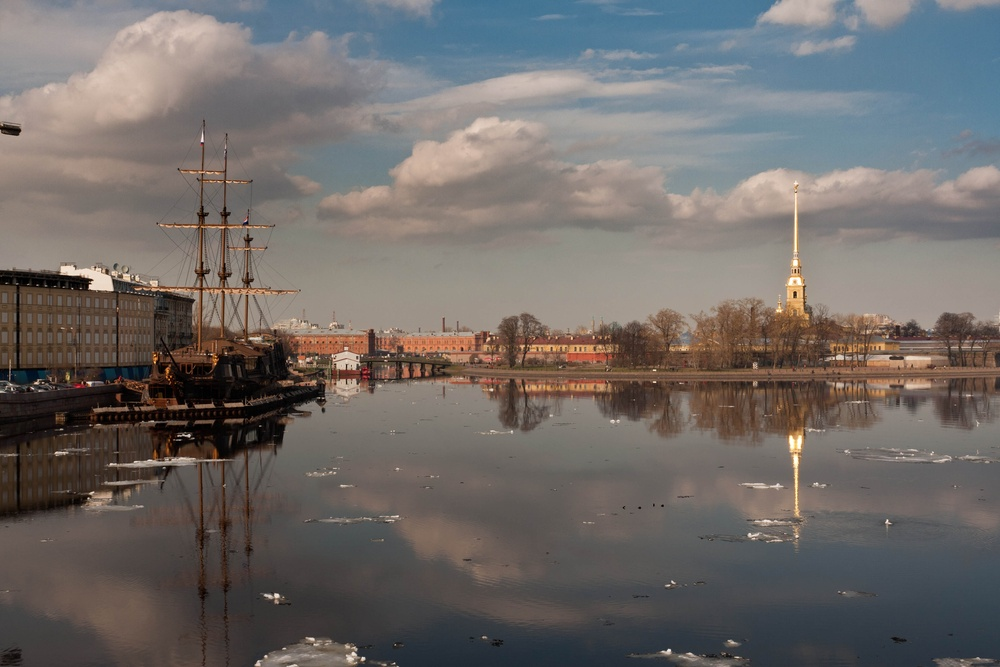
#> input picture resources/images/boat1.jpg, 1000 x 667 px, shrunk from 3888 x 2592 before the run
$ jupyter execute Stitching.ipynb
#> lines starting #> are read from the running program, lines starting #| are printed output that depends on the picture; after the words box and inside, x2 and y2 are one past the last pixel; in counts of white or black regions, pixels touching at a corner belong together
## Panorama Stitching

[cell 1]
import cv2 # Important Library
import matplotlib.pyplot as plt # For showing the image
import numpy as np # Used to manipulate image as arrays

We load our input images.
- Use i/p images that are reliable dataset while prototyping

[cell 2]
img1 = cv2.imread("./resources/images/boat1.jpg", 0)
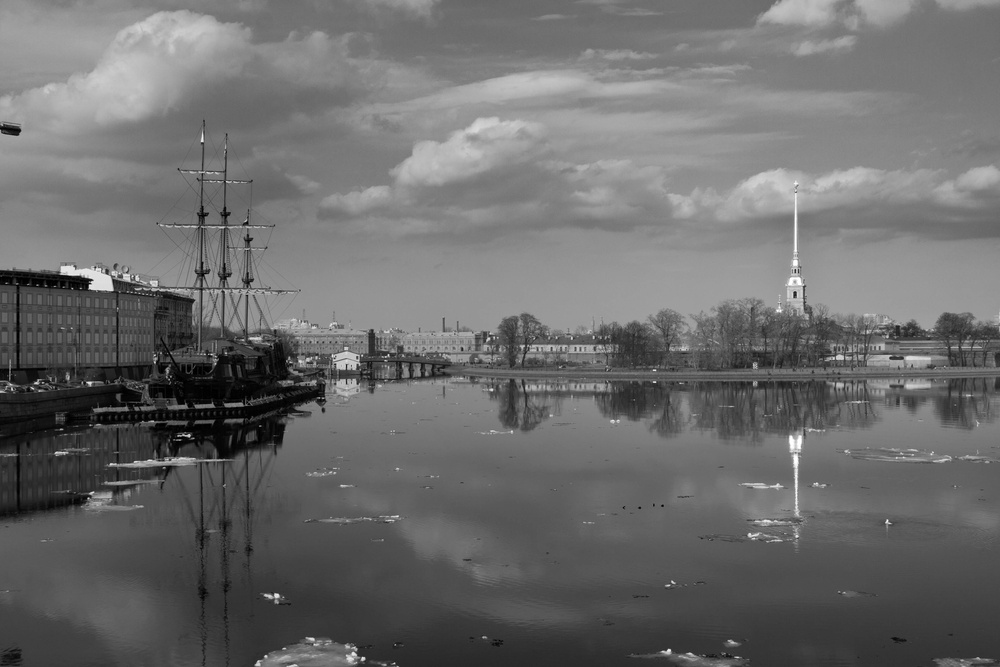
#> img1: shape (667, 1000); min 0, max 255, mean 107.8
img2 = cv2.imread("./resources/images/boat2.jpg", 0)
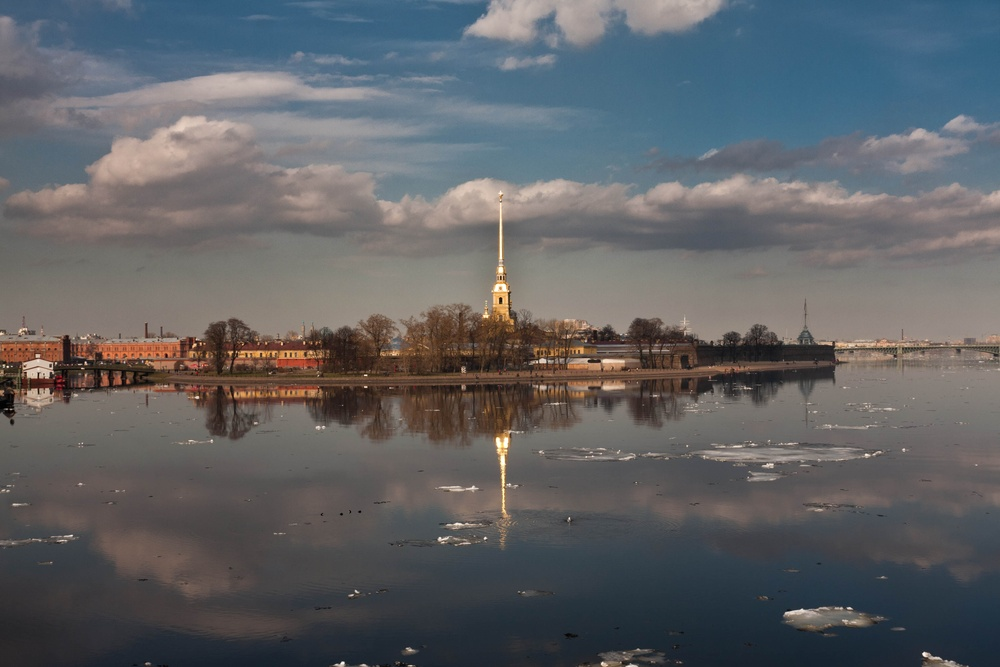
#> input picture resources/images/boat2.jpg, 1000 x 667 px, shrunk from 3888 x 2592 before the run
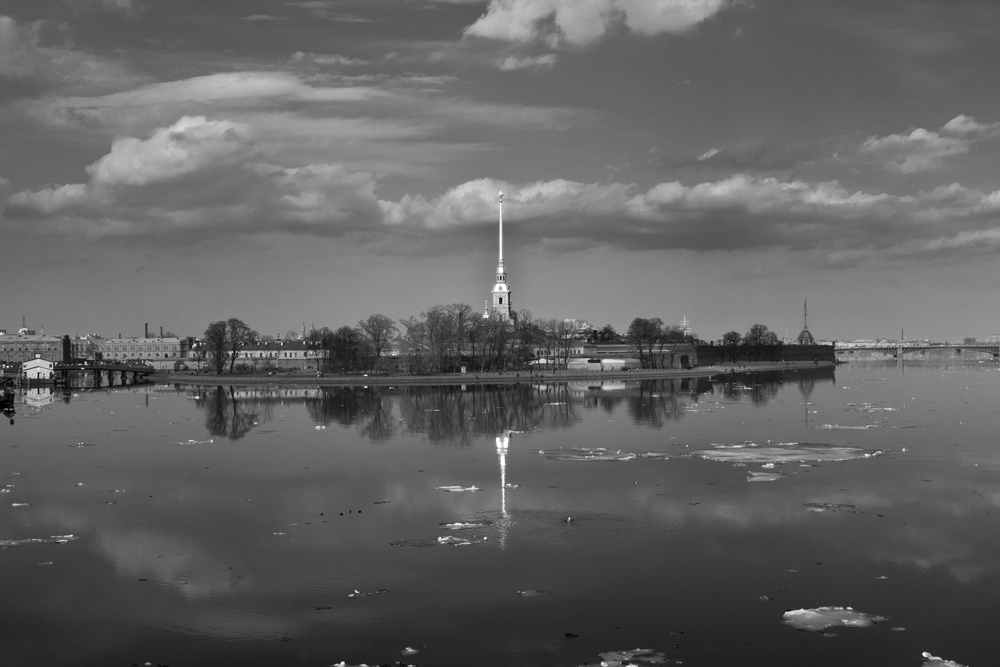
#> img2: shape (667, 1000); min 0, max 255, mean 97.9

[cell 3]
plt.imshow(img1, cmap = "gray")

[cell 4]
plt.imshow(img2, cmap = "gray")

Detect keypoints or features in the image. There are various algos SIFT, SURF (non-free)

[cell 5]
sift = cv2.xfeatures2d.SIFT_create()

Get keypoints and keypoint descriptors

[cell 6]
kp1, des1 = sift.detectAndCompute(img1, None)
#> kp1 = 1821 keypoints; strongest (x, y, size): (189, 435, 2.3), (363, 659, 2.7), (277, 595, 3.3), (90, 383, 3.2)

[cell 7]
kp2, des2 = sift.detectAndCompute(img2, None)
#> kp2 = 1294 keypoints; strongest (x, y, size): (924, 654, 3.2), (343, 663, 2.4), (500, 299, 2.7), (197, 397, 2.2)

[cell 8]
kp_img1 = np.zeros([img1.shape[0], img1.shape[1], 3], dtype=np.uint8)

[cell 9]
cv2.drawKeypoints(img1, kp1, kp_img1, color=(0, 255, 0), flags=0)
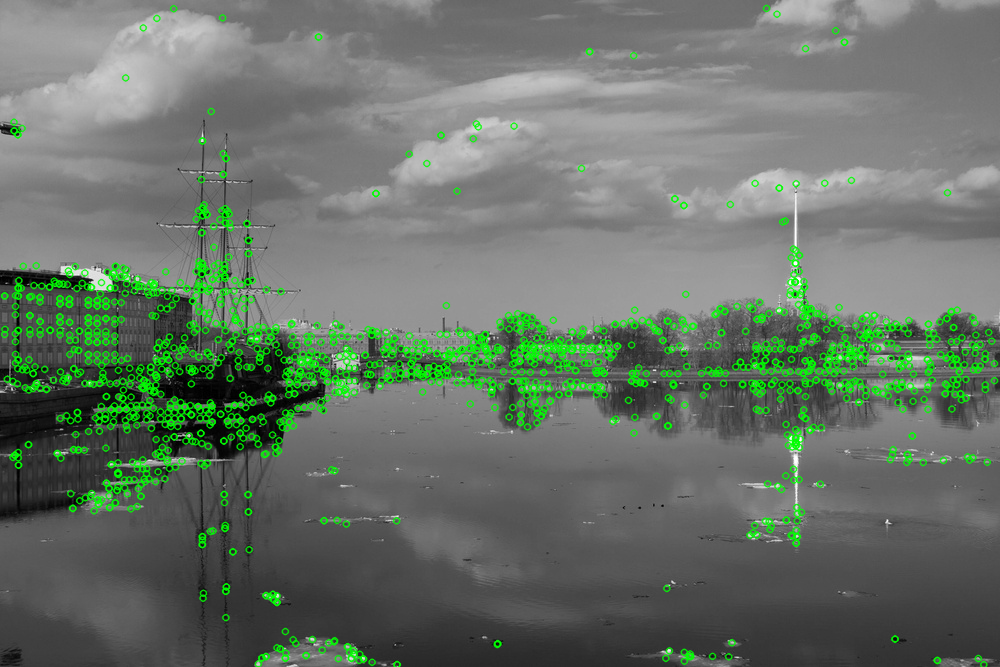
#> kp_img1: shape (667, 1000, 3); mean of channels 0, 1, 2 103.6, 115.6, 103.6; drawn as B, G, R

[cell 10]
plt.imshow(kp_img1)

[cell 11]
kp_img2 = np.zeros([img2.shape[0], img2.shape[1], 3], dtype=np.uint8)

[cell 12]
cv2.drawKeypoints(img2, kp2, kp_img2)
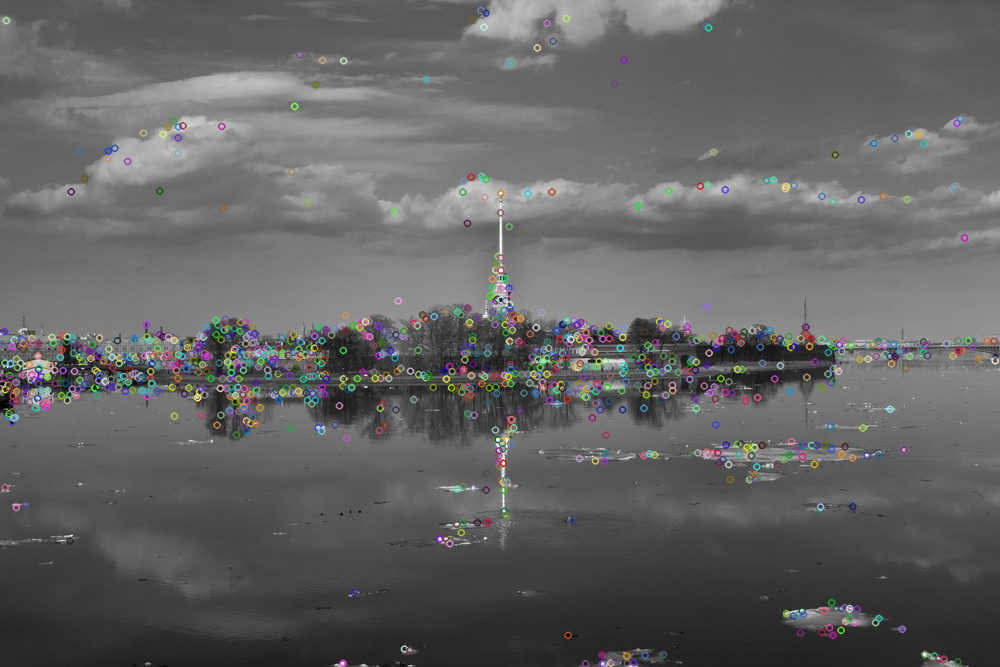
#> kp_img2: shape (667, 1000, 3); mean of channels 0, 1, 2 98.9, 99, 99; drawn as B, G, R

[cell 13]
plt.imshow(kp_img2)

We match between keypoints or features with their descriptors
- using FLANN matcher here, there exist a BF-Matcher

[cell 14]
FLANN_INDEX_KDTREE = 0
index_params = dict(algorithm = FLANN_INDEX_KDTREE, trees=5)
search_params = dict(checks = 50)

[cell 15]
flann = cv2.FlannBasedMatcher(index_params, search_params)

[cell 16]
matches = flann.knnMatch(des1, des2,k=2)
#> matches = 1821 matches

Find good matches (D.Lowe Paper).

[cell 17]
good = []
for m, n in matches:
    if m.distance < 0.7 * n.distance:
        good.append(m)
#> after the loop, good = 538 matches

[cell 18]
MIN_MATCH_COUNT = 10
if len(good) > MIN_MATCH_COUNT: # threshold the number of matches needed to find H matrix
    src_pts = np.float32([kp2[m.trainIdx].pt for m in good]).reshape(-1, 1, 2) # create points to map from
#> src_pts = 538 rows, first 8: [797.7, 614.5], [797.7, 614.5], [22.87, 348.9], [22.87, 348.9], [9.87, 378.6], [11.5, 384.5], [11.8, 421.9], [16.79, 367]
    dst_pts = np.float32([kp1[m.queryIdx].pt for m in good]).reshape(-1, 1, 2) # create points to map to
#> dst_pts = 538 rows, first 8: [226.9, 420.7], [226.9, 420.7], [307.5, 341.9], [320.3, 341.8], [321.6, 369.6], [322.9, 375], [323.1, 410], [325.9, 359.1]
    M, mask = cv2.findHomography(src_pts, dst_pts, cv2.RANSAC, 5.0) # find homography matrix H that will map src->dst
#> M = [[0.807, -0.000742, 314.2], [-0.0629, 0.936, 16.19], [-0.000199, 8.46e-06, 1]]; mask = 538 values, max 1 at index 4, min 0 at index 0, mean 0.963
    matchesMask = mask.ravel().tolist()
#> matchesMask has the same summary as mask
    h, w = img2.shape
#> h = 667; w = 1000
    pts = np.float32([[0, 0], [0, h-1], [w-1, h-1], [w-1, 0]]).reshape(-1, 1, 2)
#> pts = [[0, 0], [0, 666], [999, 666], [999, 0]]
    dst = cv2.perspectiveTransform(pts, M) # apply homography matrix to perform the transform
#> dst = [[314.2, 16.19], [311.9, 636.1], [1387.4, 714.5], [1397.7, -58.15]]
    img2 = cv2.polylines(img2, [np.int32(dst)], True, 255, 3, cv2.LINE_AA)
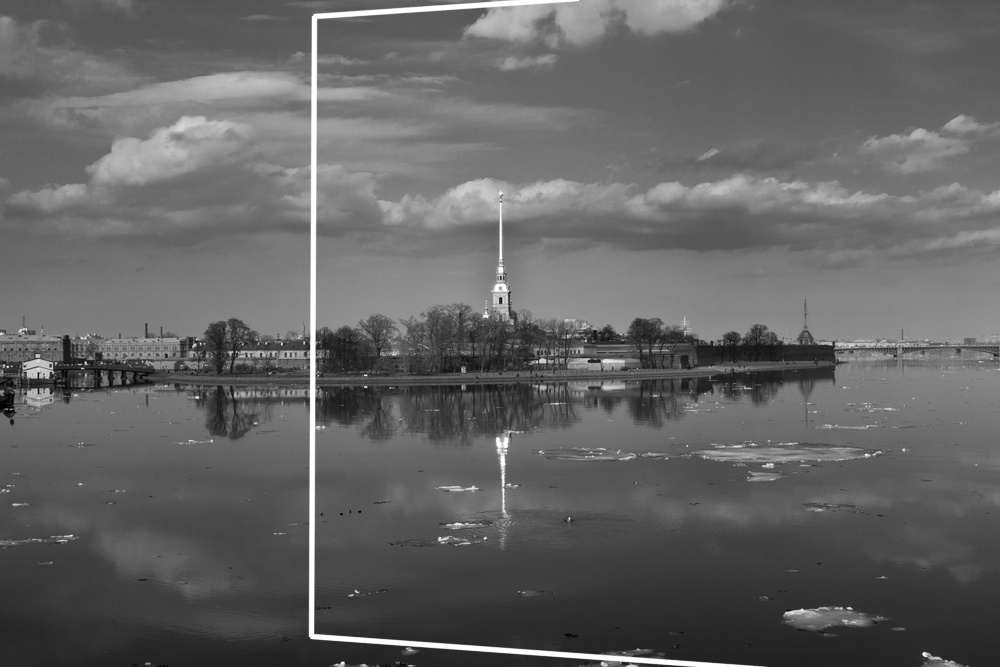
#> img2: shape (667, 1000); 1.34% of pixels changed, all inside (x1, y1, x2, y2) = (308, 0, 769, 667)
else:
    print("Not enough matches found")
    matchesMask = None

[cell 19]
plt.imshow(img2)

Obtain the width and height of both the images

[cell 20]
r1, c1 = img1.shape[:2]
#> r1 = 667; c1 = 1000
r2, c2 = img2.shape[:2]
#> r2 = 667; c2 = 1000

We create an array of arrays,
||0 0| |0 w1| |h1 w1| |h1 0||
With reshape (-1, 1, 2) means set dimension of the array, -1 for unknown.
Here we want to have n number of rows, with 1 column each which can have 2 columns.

[cell 21]
l_pts1 = np.float32([[0, 0], [0, r1], [c1, r1], [c1, 0]]).reshape(-1, 1, 2)
display(l_pts1)

We combine dst array with the l_pts1 array.

[cell 22]
lop = np.concatenate((l_pts1, dst), axis=0)
#> lop = [[0, 0], [0, 667], [1000, 667], [1000, 0], [314.2, 16.19], [311.9, 636.1], [1387.4, 714.5], [1397.7, -58.15]]

[cell 23]
display(lop)

We find min and max x,y values. ravel() function just unflattens an array.

[cell 24]
[x_min, y_min] = np.int32(lop.min(axis=0).ravel() - 0.5)
#> x_min = 0; y_min = -58
[x_max, y_max] = np.int32(lop.max(axis=0).ravel() + 0.5)
#> x_max = 1398; y_max = 715
display(x_min, y_min, x_max, y_max)

[cell 25]
translation_dist = [-x_min, -y_min]
#> translation_dist = [0, 58]
display(translation_dist)

We create a translation matrix using the min translation in x and y direction.
Translation matrix are of the form
```
1 0 tx
0 1 ty
0 0 1
```

[cell 26]
H_translation = np.array([[1, 0, translation_dist[0]], [0, 1, translation_dist[1]], [0,0,1]])
#> H_translation = [[1, 0, 0], [0, 1, 58], [0, 0, 1]]
display(H_translation)

We project the homography matrix M on to translation Matrix H_translation.
We do this inorder to adjust the homography matrix to include the entire part of image 2.

[cell 27]
H = H_translation.dot(M)
#> H = [[0.807, -0.000742, 314.2], [-0.0744, 0.937, 74.19], [-0.000199, 8.46e-06, 1]]

[cell 28]
display(H)

[cell 29]
output_img = cv2.warpPerspective(img2, H, (x_max - x_min, y_max - y_min))
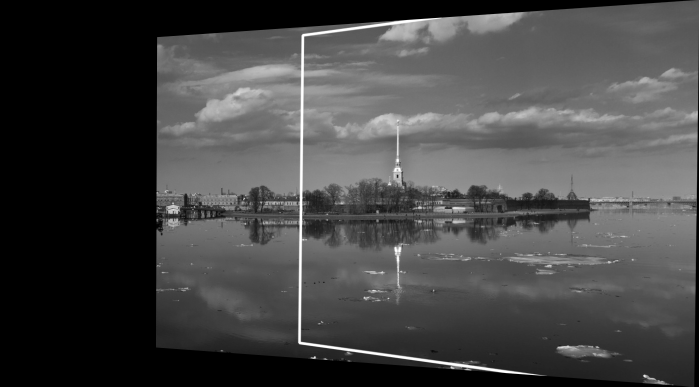
#> output_img: shape (773, 1398) (shown at 1/2 size); min 0, max 255, mean 69.5

[cell 30]
plt.imshow(output_img)

[cell 31]
output_img[translation_dist[1]:r1+translation_dist[1],translation_dist[0]:c1+translation_dist[0]] = img1
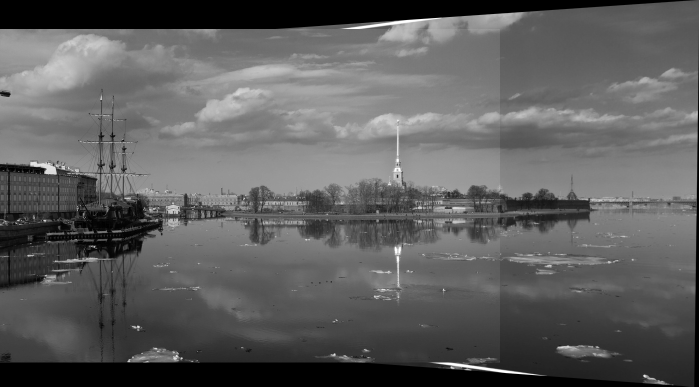
#> output_img: shape (773, 1398) (shown at 1/2 size); min 0, max 255, mean 94.3
